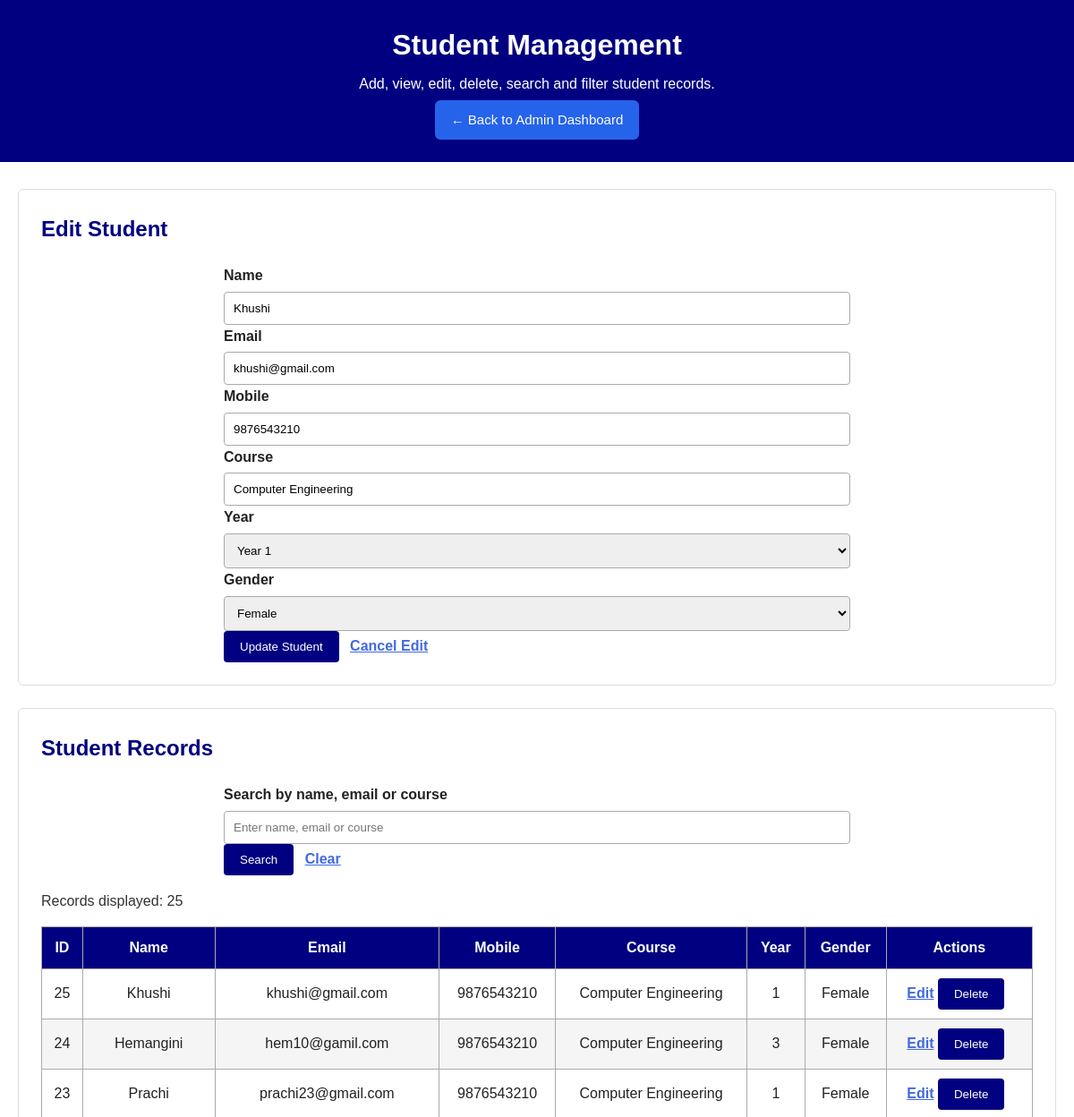
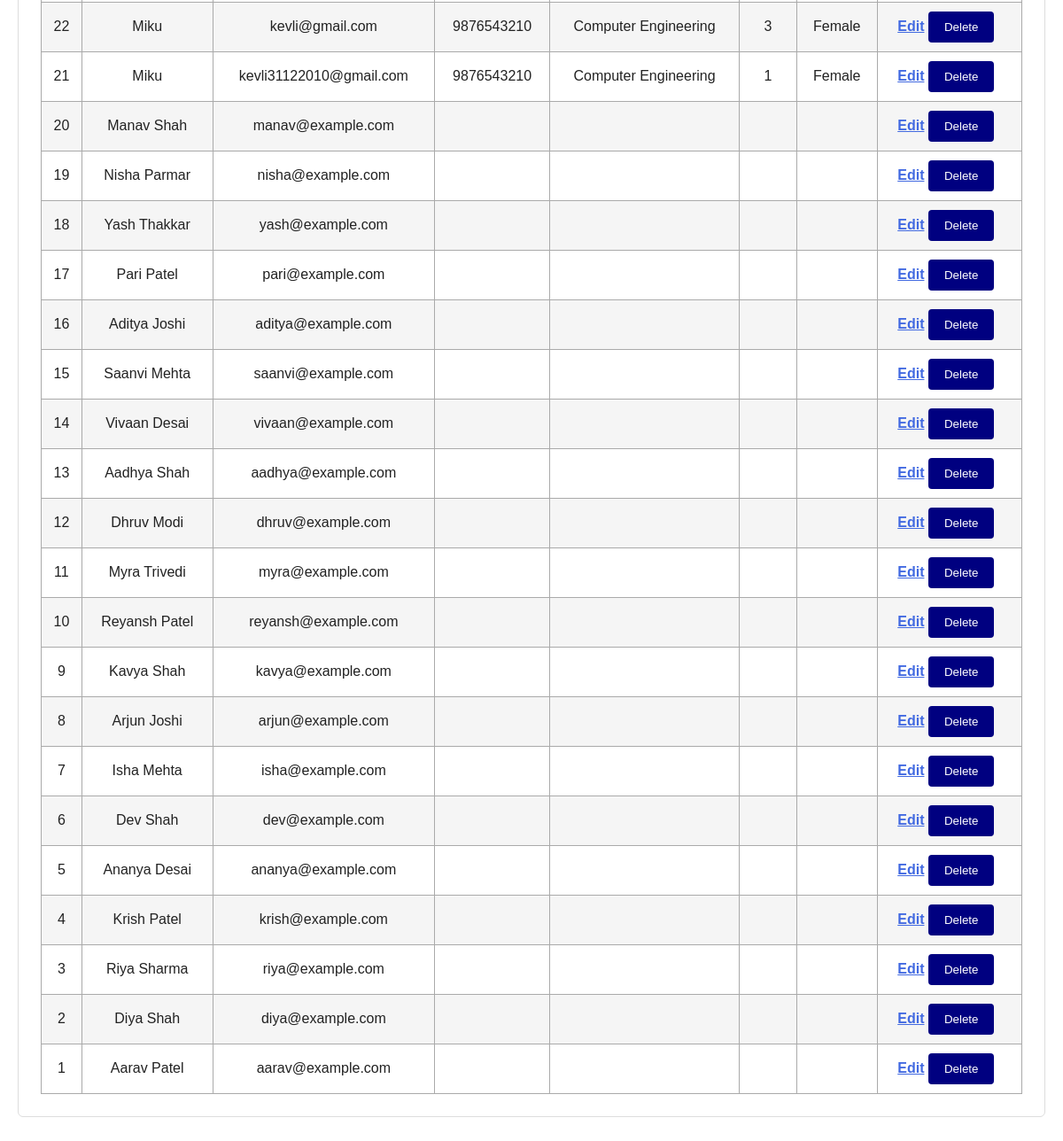
Page /Pages/manage_students.php?edit=25 (signed in) on the committed database (2 pictures, top to bottom).
### tables this page shows
CREATE TABLE `students` (
  `student_id` int(11) NOT NULL,
  `name` varchar(100) NOT NULL,
  `email` varchar(100) NOT NULL,
  `password` varchar(255) NOT NULL,
  `created_at` timestamp NOT NULL DEFAULT current_timestamp(),
  `mobile` varchar(10) DEFAULT NULL,
  `course` varchar(50) DEFAULT NULL,
  `year` tinyint(3) UNSIGNED DEFAULT NULL,
  `gender` varchar(10) DEFAULT NULL
);

### Pages/manage_students.php (the view, shortened to what this page needs)
<?php
require_once __DIR__ . "/../config/db.php";
$search = trim($_GET["search"] ?? "");
function clean($value) {
    return htmlspecialchars((string)$value, ENT_QUOTES, "UTF-8");
}
$editStudent = null;
if (isset($_GET["edit"])) {
    $id = (int)$_GET["edit"];
    $stmt = $conn->prepare(
        "SELECT student_id, name, email, mobile, course, year, gender
         FROM students WHERE student_id = ?"
    );
    $stmt->bind_param("i", $id);
    $stmt->execute();
    $editStudent = $stmt->get_result()->fetch_assoc();
}
$sql = "SELECT student_id, name, email, mobile, course, year, gender, created_at
        FROM students";
$sql .= " ORDER BY student_id DESC";
$stmt = $conn->prepare($sql);
$stmt->execute();
$students = $stmt->get_result();
?>
<!DOCTYPE html>
<html lang="en">
<head>
    <link rel="stylesheet" href="../css/style.css">
</head>
<body>
<header>
    <h1>Student Management</h1>
    <p>Add, view, edit, delete, search and filter student records.</p>
    <a href="admin_dashboard.php" class="btn">← Back to Admin Dashboard</a>
</header>
<main>
    <section>
        <h2><?= $editStudent ? "Edit Student" : "Add Student" ?></h2>
        <form method="post">
            <label>Name</label>
            <input name="name" required maxlength="100"
                   value="<?= clean($editStudent["name"] ?? "") ?>">
            <label>Email</label>
            <input type="email" name="email" required maxlength="100"
                   value="<?= clean($editStudent["email"] ?? "") ?>">
            <label>Mobile</label>
            <input name="mobile" required pattern="[0-9]{10}"
                   maxlength="10"
                   value="<?= clean($editStudent["mobile"] ?? "") ?>">
            <label>Course</label>
            <input name="course" required
                   value="<?= clean($editStudent["course"] ?? "") ?>">
            <label>Year</label>
            <select name="year" required>
                <?php for ($y = 1; $y <= 4; $y++): ?>
                    <option value="<?= $y ?>"
                        <?= (string)($editStudent["year"] ?? "") === (string)$y
                            ? "selected" : "" ?>>
                        Year <?= $y ?>
                    </option>
                <?php endfor; ?>
            </select>
            <label>Gender</label>
            <select name="gender" required>
                <?php foreach (["Male", "Female", "Other"] as $g): ?>
                    <option value="<?= $g ?>"
                        <?= ($editStudent["gender"] ?? "") === $g
                            ? "selected" : "" ?>>
                        <?= $g ?>
                    </option>
                <?php endforeach; ?>
            </select>
            <button type="submit">
                <?= $editStudent ? "Update Student" : "Add Student" ?>
            </button>
            <?php if ($editStudent): ?>
                <a href="manage_students.php">Cancel Edit</a>
            <?php endif; ?>
        </form>
    </section>
    <section>
        <h2>Student Records</h2>
        <form method="get">
            <label>Search by name, email or course</label>
            <input name="search" value="<?= clean($search) ?>"
                   placeholder="Enter name, email or course">
            <button type="submit">Search</button>
            <a href="manage_students.php">Clear</a>
        </form>
        <p>Records displayed: <?= $students->num_rows ?></p>
        <table>
            <thead>
                <tr>
                    <th>ID</th>
                    <th>Name</th>
                    <th>Email</th>
                    <th>Mobile</th>
                    <th>Course</th>
                    <th>Year</th>
                    <th>Gender</th>
                    <th>Actions</th>
                </tr>
            </thead>
            <tbody>
            <?php while ($row = $students->fetch_assoc()): ?>
                <tr>
                    <td><?= (int)$row["student_id"] ?></td>
                    <td><?= clean($row["name"]) ?></td>
                    <td><?= clean($row["email"]) ?></td>
                    <td><?= clean($row["mobile"]) ?></td>
                    <td><?= clean($row["course"]) ?></td>
                    <td><?= clean($row["year"]) ?></td>
                    <td><?= clean($row["gender"]) ?></td>
                    <td>
                        <a href="?edit=<?= (int)$row["student_id"] ?>">Edit</a>
                        <form method="post" style="display:inline"
                              onsubmit="return confirm('Delete this student record?');">
                            <button type="submit">Delete</button>
                        </form>
                    </td>
                </tr>
            <?php endwhile; ?>
            </tbody>
        </table>
    </section>
</main>
</body>
</html>

### css/style.css (style rules this page uses)
* { box-sizing: border-box; }
body { background-color: white; font-family: Arial, sans-serif; color: #222; margin: 0; padding: 0; line-height: 1.6; }
header { background-color: navy; color: white; text-align: center; padding: 25px 20px; }
header h1, header h2 { color: white; margin: 0 0 5px; }
header p { color: white; margin: 5px 0; }
main { max-width: 1200px; margin: 0 auto; padding: 30px 20px; }
section { background-color: white; padding: 25px; margin-bottom: 25px; border: 1px solid #ddd; border-radius: 6px; }
h1, h2, h3 { color: navy; }
section h2 { margin-top: 0; }
p { color: #333; }
form { max-width: 700px; margin: 0 auto; }
label { color: #222; font-weight: bold; }
input, select, textarea { width: 100%; padding: 10px; margin-top: 5px; border: 1px solid #aaa; border-radius: 4px; font-family: Arial, sans-serif; }
button { background-color: navy; color: white; border: none; padding: 10px 18px; margin-right: 8px; border-radius: 4px; cursor: pointer; }
table { width: 100%; border-collapse: collapse; margin-top: 15px; }
th { background-color: navy; color: white; }
th, td { border: 1px solid #aaa; padding: 10px; text-align: center; }
tbody tr:nth-child(even) { background-color: #f5f5f5; }
main a { color: royalblue; font-weight: bold; }
.btn { display: inline-block; padding: 10px 18px; background-color: #2563eb; color: white; text-decoration: none; border: none; border-radius: 6px; font-size: 15px; cursor: pointer; }

### rows in the picture
students: name "Khushi", email "khushi@gmail.com", mobile "9876543210", course "Computer Engineering", year "Year 1", gender "Female", student_id "25", year "1"
students: student_id "24", name "Hemangini", email "hem10@gamil.com", mobile "9876543210", course "Computer Engineering", year "3", gender "Female"
students: student_id "23", name "Prachi", email "prachi23@gmail.com", mobile "9876543210", course "Computer Engineering", year "1", gender "Female"
students: student_id "22", name "Miku", email "kevli@gmail.com", mobile "9876543210", course "Computer Engineering", year "3", gender "Female"
students: student_id "21", name "Miku", email "kevli31122010@gmail.com", mobile "9876543210", course "Computer Engineering", year "1", gender "Female"
students: student_id "20", name "Manav Shah", email "manav@example.com"
students: student_id "19", name "Nisha Parmar", email "nisha@example.com"
students: student_id "18", name "Yash Thakkar", email "yash@example.com"
students: student_id "17", name "Pari Patel", email "pari@example.com"
students: student_id "16", name "Aditya Joshi", email "aditya@example.com"
students: student_id "15", name "Saanvi Mehta", email "saanvi@example.com"
students: student_id "14", name "Vivaan Desai", email "vivaan@example.com"
students: student_id "13", name "Aadhya Shah", email "aadhya@example.com"
students: student_id "12", name "Dhruv Modi", email "dhruv@example.com"
students: student_id "11", name "Myra Trivedi", email "myra@example.com"
students: student_id "10", name "Reyansh Patel", email "reyansh@example.com"
students: student_id "9", name "Kavya Shah", email "kavya@example.com"
students: student_id "8", name "Arjun Joshi", email "arjun@example.com"
students: student_id "7", name "Isha Mehta", email "isha@example.com"
students: student_id "6", name "Dev Shah", email "dev@example.com"
students: student_id "5", name "Ananya Desai", email "ananya@example.com"
students: student_id "4", name "Krish Patel", email "krish@example.com"
students: student_id "3", name "Riya Sharma", email "riya@example.com"
students: student_id "2", name "Diya Shah", email "diya@example.com"
students: student_id "1", name "Aarav Patel", email "aarav@example.com"

### other values in the picture
$students->num_rows "25"
